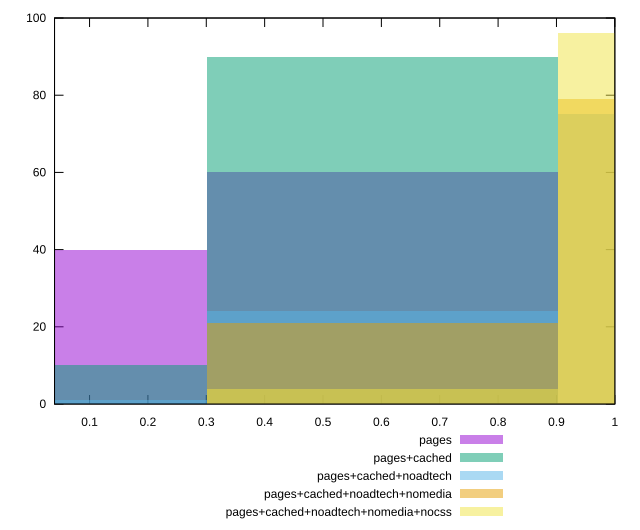

The gnuplot source for this figure:
reset

$pages <<EOF
0 40
0.6021300537208395 60
EOF

$pagesCached <<EOF
0 10
0.6021300537208395 90
EOF

$pagesCachedNoadtech <<EOF
0.6021300537208395 24
1.204260107441679 75
0 1
EOF

$pagesCachedNoadtechNomedia <<EOF
0.6021300537208395 21
1.204260107441679 79
EOF

$pagesCachedNoadtechNomediaNocss <<EOF
0.6021300537208395 4
1.204260107441679 96
EOF

set key outside below
set boxwidth 0.6021300537208395
set xrange [0.04:1]
set yrange [0:100]
set trange [0:100]
set style fill transparent solid 0.5 noborder
set terminal svg size 640, 530 enhanced background rgb 'white'
set output "report_00015_2021-02-09T16-11-33.973Z/speed-index/comparison/histogram/all_score.svg"

plot $pages title "pages" with boxes, \
     $pagesCached title "pages+cached" with boxes, \
     $pagesCachedNoadtech title "pages+cached+noadtech" with boxes, \
     $pagesCachedNoadtechNomedia title "pages+cached+noadtech+nomedia" with boxes, \
     $pagesCachedNoadtechNomediaNocss title "pages+cached+noadtech+nomedia+nocss" with boxes

reset
